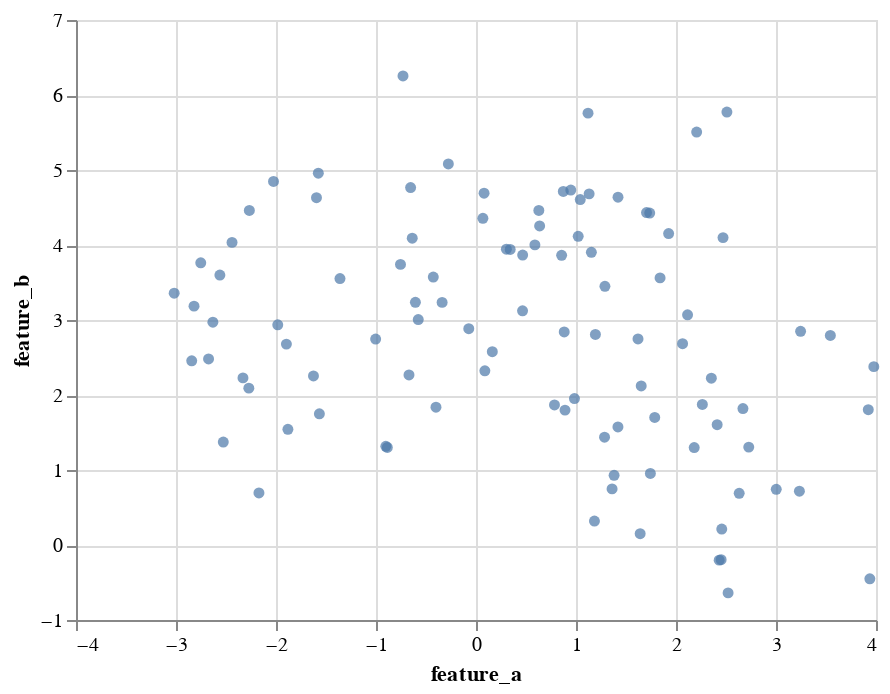

The code cell stored with this chart in its notebook:
### Code cell
# Let's plot our data to get an idea of what it looks like when we compare 
# feature_a and feature_b:
alt.Chart(data).mark_circle().encode(
    x='feature_a',
    y='feature_b'
)

### Figure 1 — Vega-Lite specification as saved in the notebook (floating-point values rounded to 4 significant figures)
{"config": {"view": {"continuousWidth": 400, "continuousHeight": 300}}, "data": {"name": "data-277850b507761e7137f1bd125c38dfa1"}, "mark": "circle", "encoding": {"x": {"type": "quantitative", "field": "feature_a"}, "y": {"type": "quantitative", "field": "feature_b"}}, "$schema": "https://vega.github.io/schema/vega-lite/v4.8.1.json", "datasets": {"data-277850b507761e7137f1bd125c38dfa1": [{"feature_a": 2.632, "feature_b": 0.6894, "feature_c": 45.57}, {"feature_a": 0.0808, "feature_b": 4.691, "feature_c": 5.274}, {"feature_a": 3.003, "feature_b": 0.7427, "feature_c": 56.15}, {"feature_a": -0.6376, "feature_b": 4.091, "feature_c": 9.54}, {"feature_a": -0.07228, "feature_b": 2.884, "feature_c": 14.9}, {"feature_a": 0.6284, "feature_b": 4.46, "feature_c": 13.23}, {"feature_a": -2.674, "feature_b": 2.48, "feature_c": -2.954}, {"feature_a": -0.5775, "feature_b": 3.005, "feature_c": 9.183}, {"feature_a": 2.728, "feature_b": 1.305, "feature_c": 51.86}, {"feature_a": 0.3419, "feature_b": 3.941, "feature_c": 0.8631}, {"feature_a": 1.705, "feature_b": 4.433, "feature_c": 8.382}, {"feature_a": 2.207, "feature_b": 5.506, "feature_c": 11.83}, {"feature_a": 2.521, "feature_b": -0.6386, "feature_c": 52.9}, {"feature_a": 2.509, "feature_b": 5.773, "feature_c": 1.585}, {"feature_a": -2.272, "feature_b": 2.091, "feature_c": -7.918}, {"feature_a": 3.923, "feature_b": 1.804, "feature_c": 43.81}, {"feature_a": -1.625, "feature_b": 2.254, "feature_c": -8.337}, {"feature_a": 0.1631, "feature_b": 2.578, "feature_c": 45.26}, {"feature_a": -1.595, "feature_b": 4.631, "feature_c": 5.496}, {"feature_a": -2.631, "feature_b": 2.97, "feature_c": -10.94}, {"feature_a": -2.171, "feature_b": 0.6945, "feature_c": 10.87}, {"feature_a": -1.566, "feature_b": 1.75, "feature_c": -11.37}, {"feature_a": -0.8868, "feature_b": 1.301, "feature_c": -3.439}, {"feature_a": 0.08848, "feature_b": 2.323, "feature_c": 51.41}, {"feature_a": 0.9845, "feature_b": 1.952, "feature_c": 43.06}, {"feature_a": 2.182, "feature_b": 1.3, "feature_c": 53.21}, {"feature_a": 1.285, "feature_b": 1.437, "feature_c": 48.93}, {"feature_a": 0.8901, "feature_b": 1.798, "feature_c": 44.99}, {"feature_a": -1.896, "feature_b": 2.679, "feature_c": -15.13}, {"feature_a": -0.7551, "feature_b": 3.741, "feature_c": 8.441}, {"feature_a": 1.12, "feature_b": 5.758, "feature_c": 11.25}, {"feature_a": 3.544, "feature_b": 2.794, "feature_c": 49.57}, {"feature_a": 1.642, "feature_b": 0.1502, "feature_c": 52.53}, {"feature_a": 2.47, "feature_b": 4.099, "feature_c": 8.182}, {"feature_a": -1.982, "feature_b": 2.935, "feature_c": 14.61}, {"feature_a": 0.8562, "feature_b": 3.862, "feature_c": 12.71}, {"feature_a": 0.8731, "feature_b": 4.714, "feature_c": 11.24}, {"feature_a": 1.381, "feature_b": 0.9295, "feature_c": 57.52}, {"feature_a": 2.412, "feature_b": 1.604, "feature_c": 45.21}, {"feature_a": -2.266, "feature_b": 4.461, "feature_c": 3.985}, {"feature_a": -0.4003, "feature_b": 1.838, "feature_c": -10.83}, {"feature_a": 2.458, "feature_b": 0.2129, "feature_c": 46.05}, {"feature_a": 2.354, "feature_b": 2.224, "feature_c": 48.16}, {"feature_a": -0.73, "feature_b": 6.255, "feature_c": 0.708}, {"feature_a": 1.131, "feature_b": 4.682, "feature_c": 3.322}, {"feature_a": 0.4666, "feature_b": 3.866, "feature_c": 9.547}, {"feature_a": 1.184, "feature_b": 0.3188, "feature_c": 52.99}, {"feature_a": 1.361, "feature_b": 0.748, "feature_c": 50.44}, {"feature_a": -2.44, "feature_b": 4.035, "feature_c": 4.114}, {"feature_a": -1.004, "feature_b": 2.746, "feature_c": -2.283}, {"feature_a": 0.6363, "feature_b": 4.254, "feature_c": 4.241}, {"feature_a": 1.419, "feature_b": 1.574, "feature_c": 56.23}, {"feature_a": 0.06897, "feature_b": 4.356, "feature_c": 5.529}, {"feature_a": 2.264, "feature_b": 1.874, "feature_c": 48.6}, {"feature_a": -2.025, "feature_b": 4.847, "feature_c": -13.44}, {"feature_a": -0.6701, "feature_b": 2.267, "feature_c": 4.248}, {"feature_a": 3.234, "feature_b": 0.7177, "feature_c": 47.13}, {"feature_a": 2.066, "feature_b": 2.684, "feature_c": 41.65}, {"feature_a": 1.022, "feature_b": 4.117, "feature_c": 8.173}, {"feature_a": 3.938, "feature_b": -0.4501, "feature_c": 55.86}, {"feature_a": 0.7848, "feature_b": 1.867, "feature_c": 46.62}, {"feature_a": -2.82, "feature_b": 3.185, "feature_c": 8.625}, {"feature_a": -2.33, "feature_b": 2.228, "feature_c": -6.057}, {"feature_a": -1.36, "feature_b": 3.553, "feature_c": 9.836}, {"feature_a": -3.018, "feature_b": 3.357, "feature_c": 13.83}, {"feature_a": 1.652, "feature_b": 2.12, "feature_c": 49.74}, {"feature_a": 1.737, "feature_b": 4.425, "feature_c": 12.41}, {"feature_a": -2.527, "feature_b": 1.373, "feature_c": -4.764}, {"feature_a": 1.744, "feature_b": 0.9538, "feature_c": 43.29}, {"feature_a": 1.926, "feature_b": 4.152, "feature_c": 15.94}, {"feature_a": -0.606, "feature_b": 3.237, "feature_c": -16.93}, {"feature_a": 3.246, "feature_b": 2.849, "feature_c": 45.21}, {"feature_a": -1.577, "feature_b": 4.957, "feature_c": 10.0}, {"feature_a": 3.978, "feature_b": 2.378, "feature_c": 44.36}, {"feature_a": 1.194, "feature_b": 2.808, "feature_c": 55.08}, {"feature_a": 2.116, "feature_b": 3.069, "feature_c": 19.56}, {"feature_a": 1.154, "feature_b": 3.902, "feature_c": 11.0}, {"feature_a": 0.3038, "feature_b": 3.944, "feature_c": 15.0}, {"feature_a": -1.881, "feature_b": 1.543, "feature_c": -12.89}, {"feature_a": 2.432, "feature_b": -0.2017, "feature_c": 45.61}, {"feature_a": -0.2765, "feature_b": 5.081, "feature_c": 3.821}, {"feature_a": 1.043, "feature_b": 4.606, "feature_c": 6.753}, {"feature_a": 1.787, "feature_b": 1.7, "feature_c": 48.65}, {"feature_a": -0.6539, "feature_b": 4.767, "feature_c": -0.4182}, {"feature_a": 0.8821, "feature_b": 2.841, "feature_c": 50.82}, {"feature_a": 1.42, "feature_b": 4.637, "feature_c": 6.998}, {"feature_a": 0.9481, "feature_b": 4.732, "feature_c": 12.38}, {"feature_a": 0.4655, "feature_b": 3.123, "feature_c": 10.18}, {"feature_a": 2.669, "feature_b": 1.82, "feature_c": 45.33}, {"feature_a": 0.5889, "feature_b": 4.001, "feature_c": 6.511}, {"feature_a": 1.62, "feature_b": 2.747, "feature_c": 60.3}, {"feature_a": 2.451, "feature_b": -0.1954, "feature_c": 51.64}, {"feature_a": -0.4272, "feature_b": 3.573, "feature_c": -14.76}, {"feature_a": -2.561, "feature_b": 3.599, "feature_c": -1.196}, {"feature_a": -2.843, "feature_b": 2.456, "feature_c": -7.006}, {"feature_a": -0.3389, "feature_b": 3.235, "feature_c": -4.664}, {"feature_a": 1.289, "feature_b": 3.45, "feature_c": 4.589}, {"feature_a": 1.841, "feature_b": 3.562, "feature_c": 13.47}, {"feature_a": -0.9017, "feature_b": 1.316, "feature_c": 1.005}, {"feature_a": -2.752, "feature_b": 3.762, "feature_c": 0.7559}]}}
